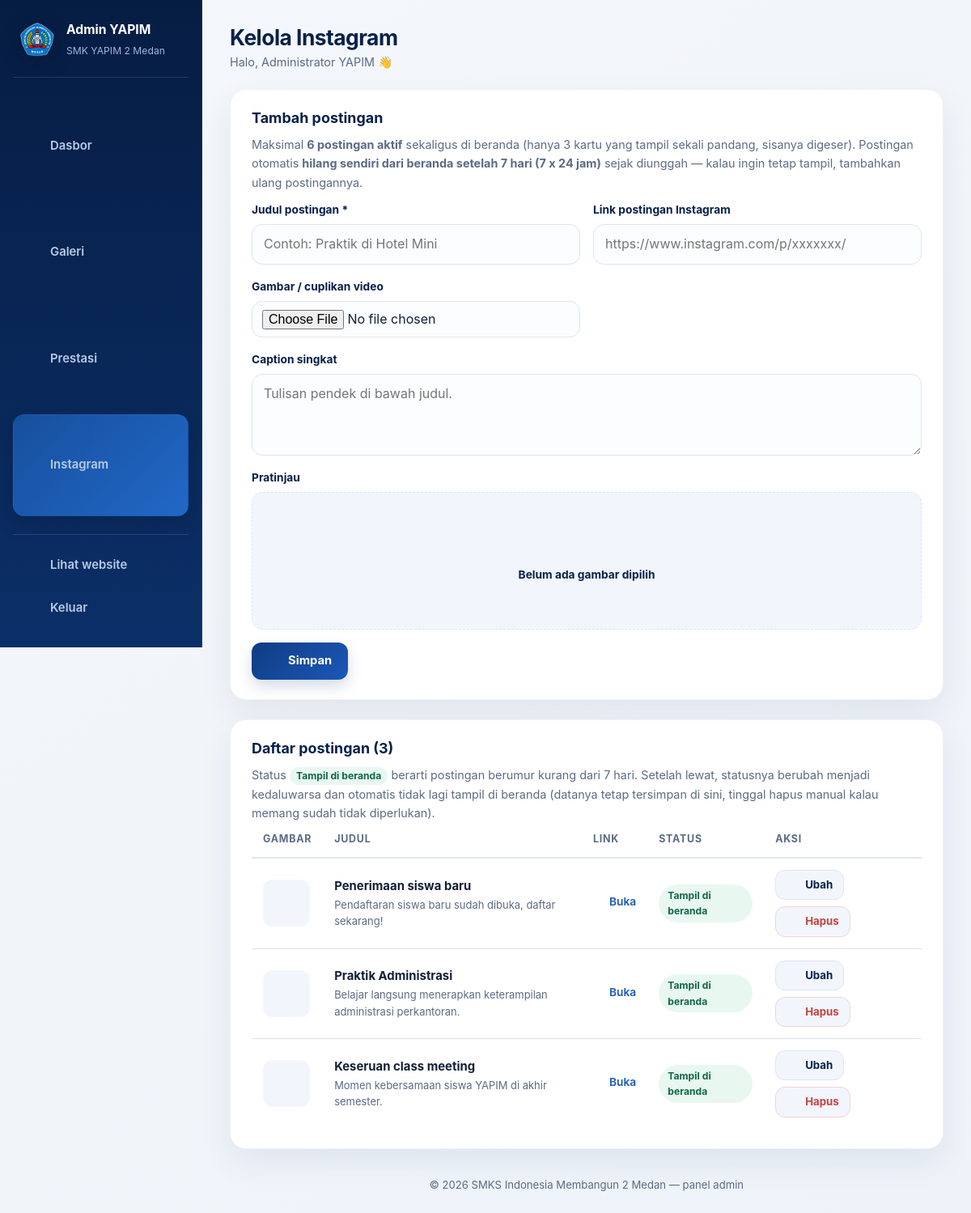
The app's page /admin/instagram.php (signed in) with its own data.
### tables this page shows
CREATE TABLE `instagram` (
  `id`         INT(11) NOT NULL AUTO_INCREMENT,
  `judul`      VARCHAR(150) NOT NULL,
  `caption`    TEXT         DEFAULT NULL,
  `link`       VARCHAR(255) DEFAULT NULL,
  `gambar`     VARCHAR(255) NOT NULL,
  `created_at` TIMESTAMP NOT NULL DEFAULT CURRENT_TIMESTAMP,
  PRIMARY KEY (`id`)
);

### config/koneksi.php (called while the page is built, shortened)
<?php
function e($teks)
{
    return htmlspecialchars((string)$teks, ENT_QUOTES, 'UTF-8');
}
function ambilSemua(PDO $pdo, $sql, $params = [])
{
    $stmt = $pdo->prepare($sql);
    $stmt->execute($params);
    return $stmt->fetchAll();
}

### admin/auth.php (called while the page is built, shortened)
<?php
require_once __DIR__ . '/../config/koneksi.php';
require_once __DIR__ . '/../includes/ikon.php';
function gambarAdmin($nama, $folder)
{
    return '';
}

### admin/instagram.php (the view, shortened to what this page needs)
<?php
require_once __DIR__ . '/auth.php';
$folder = 'instagram';
$batasAktifIg = 6;
$batasHariIg  = 7;
$ubah = null;
$data = ambilSemua($pdo, "SELECT * FROM instagram ORDER BY id DESC");
require __DIR__ . '/inc/atas.php';
?>
<div class="panel" id="form">
  <div class="panel__kepala">
    <h2><?= $ubah ? 'Ubah postingan' : 'Tambah postingan' ?></h2>
  </div>
  <p class="panel__ket">Maksimal <b><?= $batasAktifIg ?> postingan aktif</b> sekaligus di beranda (hanya 3 kartu yang tampil sekali pandang, sisanya digeser). Postingan otomatis <b>hilang sendiri dari beranda setelah <?= $batasHariIg ?> hari (7 x 24 jam)</b> sejak diunggah — kalau ingin tetap tampil, tambahkan ulang postingannya.</p>
  <form method="post" enctype="multipart/form-data" class="form form--grid">
    <label class="form__baris">
      <span>Judul postingan *</span>
      <input type="text" name="judul" required value="<?= e($ubah['judul'] ?? '') ?>" placeholder="Contoh: Praktik di Hotel Mini">
    </label>
    <label class="form__baris">
      <span>Link postingan Instagram</span>
      <input type="url" name="link" value="<?= e($ubah['link'] ?? '') ?>" placeholder="https://www.instagram.com/p/xxxxxxx/">
    </label>
    <label class="form__baris">
      <span>Gambar / cuplikan video <?= $ubah ? '(kosongkan kalau tidak diganti)' : '' ?></span>
      <input type="file" name="gambar" accept="image/*" data-pratinjau="pratinjauIg" data-maks-mb="4">
    </label>
    <label class="form__baris form__baris--lebar">
      <span>Caption singkat</span>
      <textarea name="caption" rows="3" placeholder="Tulisan pendek di bawah judul."><?= e($ubah['caption'] ?? '') ?></textarea>
    </label>
    <div class="form__baris form__baris--lebar">
      <span>Pratinjau</span>
      <div class="pratinjau" id="pratinjauIg">
        <?php $imgUbah = $ubah ? gambarAdmin($ubah['gambar'], $folder) : ''; ?>
        <?php if ($imgUbah): ?>
          <img src="<?= e($imgUbah) ?>" alt="Pratinjau">
        <?php else: ?>
          <span class="pratinjau__kosong"><?= ikon('instagram', 26) ?> Belum ada gambar dipilih</span>
        <?php endif; ?>
      </div>
    </div>
    <div class="form__aksi form__baris--lebar">
      <button class="tbl tbl--utama" type="submit"><?= ikon('plus', 17) ?> <?= $ubah ? 'Simpan perubahan' : 'Simpan' ?></button>
    </div>
  </form>
</div>
<div class="panel">
  <div class="panel__kepala">
    <h2>Daftar postingan (<?= count($data) ?>)</h2>
  </div>
  <p class="panel__ket">Status <span class="lencana lencana--hijau" style="padding:1px 8px">Tampil di beranda</span> berarti postingan berumur kurang dari <?= $batasHariIg ?> hari. Setelah lewat, statusnya berubah menjadi kedaluwarsa dan otomatis tidak lagi tampil di beranda (datanya tetap tersimpan di sini, tinggal hapus manual kalau memang sudah tidak diperlukan).</p>
  <?php if (empty($data)): ?>
    <p class="hampa">Belum ada postingan. Tambahkan lewat formulir di atas.</p>
  <?php else: ?>
  <div class="tabel-gulir">
    <table class="tabel">
      <thead>
        <tr><th>Gambar</th><th>Judul</th><th>Link</th><th>Status</th><th>Aksi</th></tr>
      </thead>
      <tbody>
        <?php foreach ($data as $i => $d): $img = gambarAdmin($d['gambar'], $folder); ?>
        <tr>
          <td><span class="mini-foto mini-foto--besar"><?= $img ? '<img src="' . e($img) . '" alt="">' : ikon('instagram', 20) ?></span></td>
          <td>
            <b><?= e($d['judul']) ?></b>
            <?php if ($d['caption']): ?><small class="sel-ket"><?= e($d['caption']) ?></small><?php endif; ?>
          </td>
          <td>
            <?php if ($d['link']): ?>
              <a class="tautan" href="<?= e($d['link']) ?>" target="_blank" rel="noopener"><?= ikon('link', 14) ?> Buka</a>
            <?php else: ?>
              <span class="sel-ket">—</span>
            <?php endif; ?>
          </td>
          <td>
            <?php $kedaluwarsa = (strtotime($d['created_at']) < strtotime("-{$batasHariIg} days")); ?>
            <?php if ($kedaluwarsa): ?>
              <span class="lencana lencana--merah">Kedaluwarsa (&gt;<?= $batasHariIg ?> hari)</span>
            <?php else: ?>
              <span class="lencana lencana--hijau">Tampil di beranda</span>
            <?php endif; ?>
          </td>
          <td>
            <div class="aksi">
              <a class="tbl tbl--kecil" href="instagram.php?ubah=<?= (int)$d['id'] ?>#form"><?= ikon('pensil', 15) ?> Ubah</a>
              <form method="post" data-konfirmasi="Hapus postingan ini?">
                <button class="tbl tbl--kecil tbl--merah" type="submit"><?= ikon('hapus', 15) ?> Hapus</button>
              </form>
            </div>
          </td>
        </tr>
        <?php endforeach; ?>
      </tbody>
    </table>
  </div>
  <?php endif; ?>
</div>
<?php require __DIR__ . '/inc/bawah.php'; ?>

### includes/ikon.php (shortened to what this page needs)
<?php
function ikon($nama, $ukuran = 20)
{
    $isi = isset($p[$nama]) ? $p[$nama] : $p['beranda'];
    return '<svg class="ikon" width="' . (int)$ukuran . '" height="' . (int)$ukuran . '" viewBox="0 0 24 24" '
         . 'fill="none" stroke="currentColor" stroke-width="1.7" stroke-linecap="round" '
         . 'stroke-linejoin="round" aria-hidden="true">' . $isi . '</svg>';
}

### assets/css/admin.css (style rules this page uses)
:root { --biru-tua:#08214a; --biru:#0f3c82; --biru-muda:#1b58b8; --emas:#f5b301; --krem:#f2f6fc; --abu:#5b6b85; --garis:#dde5f1; --hitam:#132036; --merah:#c94141; --hijau:#1f9d6b; --radius:16px; --bayang:0 12px 30px rgba(8,33,74,.09); --transisi:.25s ease; }
*,*::before,*::after { box-sizing:border-box }
body { margin:0;background:var(--krem);color:var(--hitam); font-family:"Segoe UI",Roboto,"Helvetica Neue",Arial,sans-serif;line-height:1.6; }
a { color:inherit;text-decoration:none }
h1,h2,h3 { margin:0;line-height:1.25 }
p { margin:0 0 .8em }
button { font:inherit;cursor:pointer;border:0;background:none;color:inherit }
.ikon { flex:0 0 auto }
.samping__tautan .ikon { color:var(--emas) }
.samping__tautan.aktif .ikon { color:#fff }
.panel { background:#fff;border-radius:var(--radius);padding:24px 26px;box-shadow:var(--bayang);margin-bottom:24px }
.panel__kepala { display:flex;justify-content:space-between;align-items:center;gap:14px;margin-bottom:18px;flex-wrap:wrap }
.panel__kepala h2 { font-size:1.12rem;color:var(--biru-tua) }
.panel__ket { color:var(--abu);font-size:.9rem;margin-top:-8px }
.mini-foto { display:grid;place-items:center;width:44px;height:44px;border-radius:12px;overflow:hidden; background:var(--krem);color:var(--biru-muda);flex:0 0 auto; }
.mini-foto--besar { width:58px;height:58px }
.form { display:grid;gap:16px }
.form--grid { grid-template-columns:repeat(2,minmax(0,1fr)) }
.form__baris { display:grid;gap:7px }
.form__baris--lebar { grid-column:1/-1 }
.form__baris span { font-size:.86rem;font-weight:700;color:var(--biru-tua) }
.form__baris input,.form__baris textarea,.form__baris select { width:100%;padding:11px 14px;border:1.6px solid var(--garis);border-radius:11px; font:inherit;color:var(--hitam);background:#fff;transition:border-color var(--transisi),box-shadow var(--transisi); }
.form__baris textarea { resize:vertical }
.form__baris input[type=file] { padding:9px 12px;background:var(--krem);cursor:pointer }
.form__aksi { display:flex;gap:12px;flex-wrap:wrap }
.pratinjau { display:grid;place-items:center;min-height:170px;border-radius:14px;overflow:hidden; background:var(--krem);border:1.6px dashed var(--garis); }
.pratinjau__kosong { display:flex;flex-direction:column;align-items:center;gap:8px;color:var(--abu);font-size:.88rem }
.tbl { display:inline-flex;align-items:center;justify-content:center;gap:8px; padding:11px 20px;border-radius:11px;font-weight:700;font-size:.92rem; background:var(--krem);color:var(--biru-tua); transition:background var(--transisi),color var(--transisi),transform var(--transisi); }
.tbl--utama { background:var(--biru);color:#fff }
.tbl--kecil { padding:7px 13px;font-size:.83rem;border:1.4px solid var(--garis) }
.tbl--merah { color:var(--merah);border-color:#f1d4d4 }
.tabel-gulir { overflow-x:auto }
.tabel { width:100%;border-collapse:collapse;min-width:720px }
.tabel th { text-align:left;font-size:.78rem;letter-spacing:.06em;text-transform:uppercase; color:var(--abu);padding:0 14px 12px;border-bottom:2px solid var(--garis); }
.tabel td { padding:14px;border-bottom:1px solid var(--garis);vertical-align:middle;font-size:.93rem }
.tabel tr:last-child td { border-bottom:0 }
.tabel tbody tr { transition:background var(--transisi) }
.sel-ket { display:block;color:var(--abu);font-size:.81rem;max-width:42ch }
.aksi { display:flex;gap:8px;flex-wrap:wrap }
.aksi form { margin:0 }
.tautan { display:inline-flex;align-items:center;gap:6px;color:var(--biru-muda);font-weight:600;font-size:.86rem }
.lencana { display:inline-block;padding:4px 11px;border-radius:999px;background:var(--krem);color:var(--abu);font-size:.76rem;font-weight:700 }
.lencana--hijau { background:#e8f8f1;color:#12674a }
body.admin-elegan { background:linear-gradient(145deg,#f4f7fb,#eef3f9);font-family:"Inter","Segoe UI",Roboto,Arial,sans-serif }
.admin-elegan .panel { border:1px solid rgba(8,33,74,.06);box-shadow:0 16px 40px rgba(8,33,74,.07);border-radius:20px }
.admin-elegan .tbl { border-radius:12px }
.admin-elegan .tbl--utama { background:linear-gradient(135deg,#0f3c82,#1b58b8);box-shadow:0 8px 18px rgba(15,60,130,.18) }
.admin-elegan .form__baris input,.admin-elegan .form__baris textarea,.admin-elegan .form__baris select { border-radius:13px;background:#fbfdff }

### records on screen
instagram: $ukuran 20 (drawn), judul "Penerimaan siswa baru", caption "Pendaftaran siswa baru sudah dibuka, daftar sekarang!", shows "Tampil di beranda"
instagram: $ukuran 20 (drawn), judul "Praktik Administrasi", caption "Belajar langsung menerapkan keterampilan administrasi perkantoran.", shows "Tampil di beranda"
instagram: $ukuran 20 (drawn), judul "Keseruan class meeting", caption "Momen kebersamaan siswa YAPIM di akhir semester.", shows "Tampil di beranda"

### other values on screen
$m['label'] "Dasbor"
$m['label'] "Galeri"
$m['label'] "Prestasi"
$m['label'] "Instagram"
$judul_admin "Kelola Instagram"
$_SESSION['admin_nama'] "Administrator YAPIM"
$batasAktifIg "6"
$batasHariIg "7"
count($data) "3"
